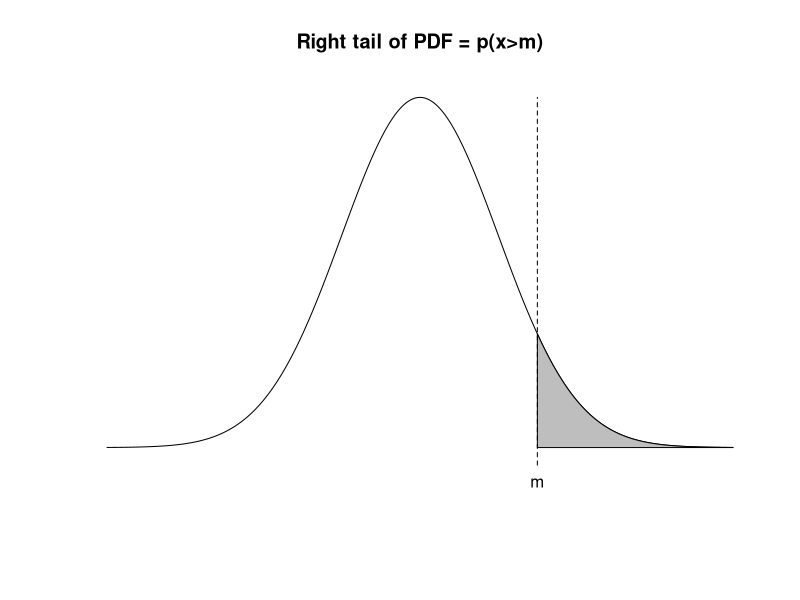
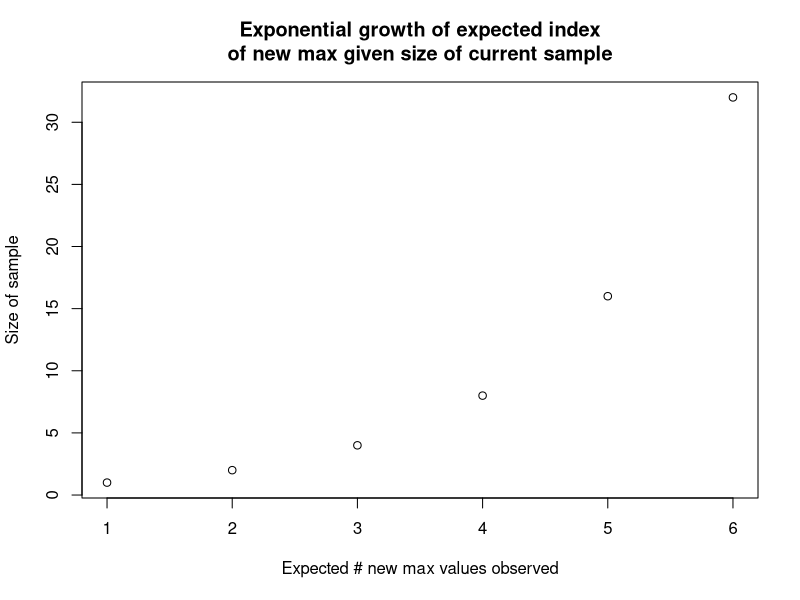
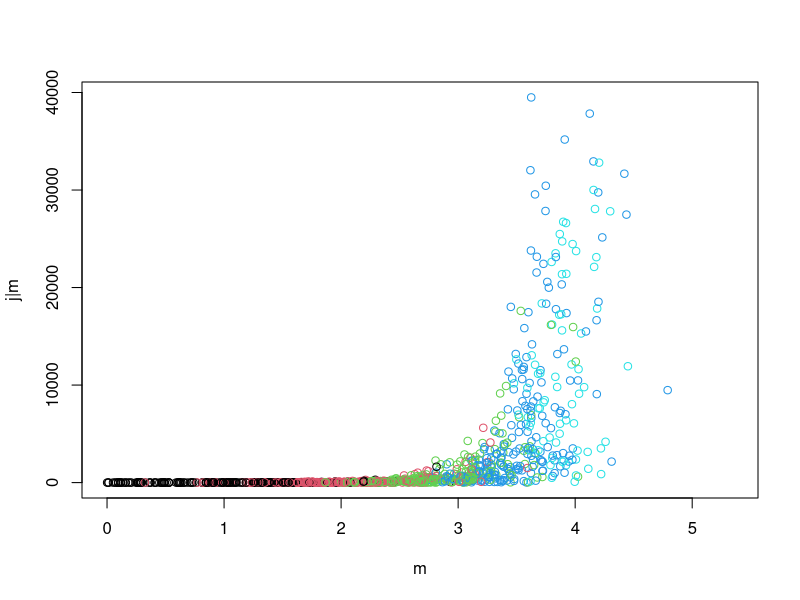
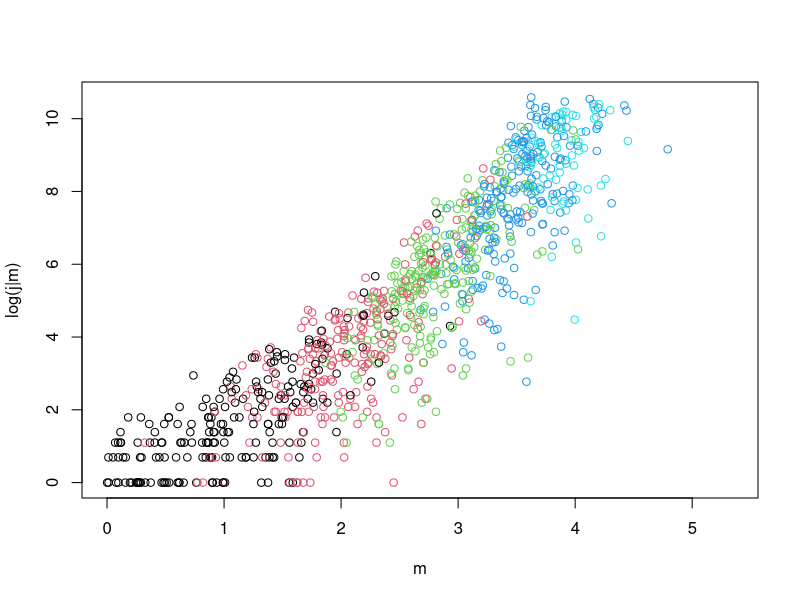
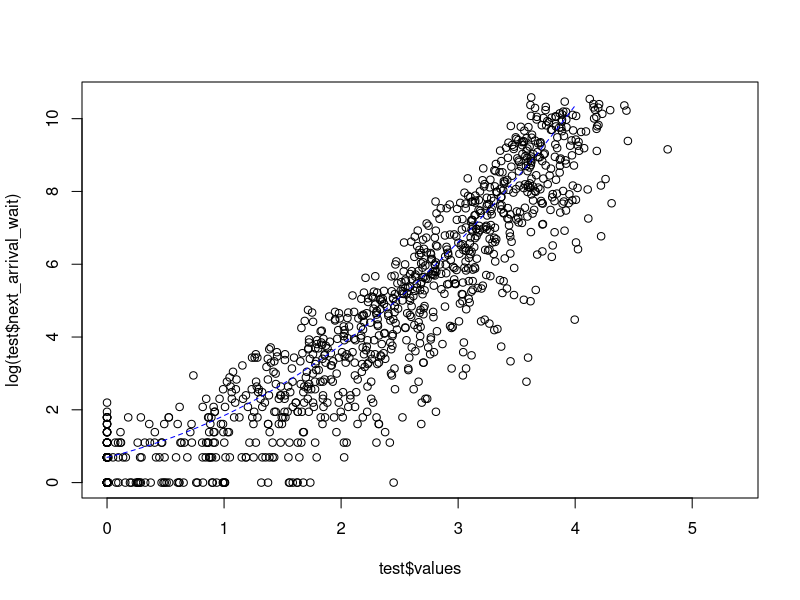
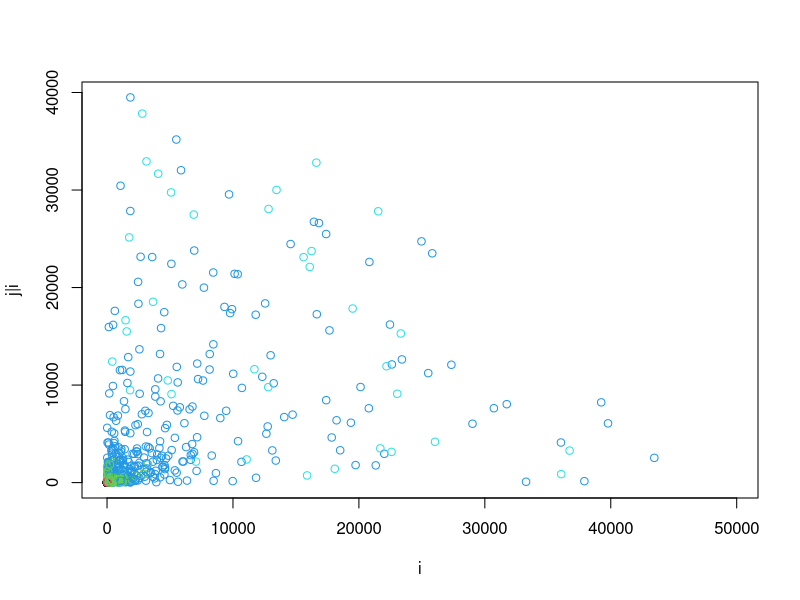
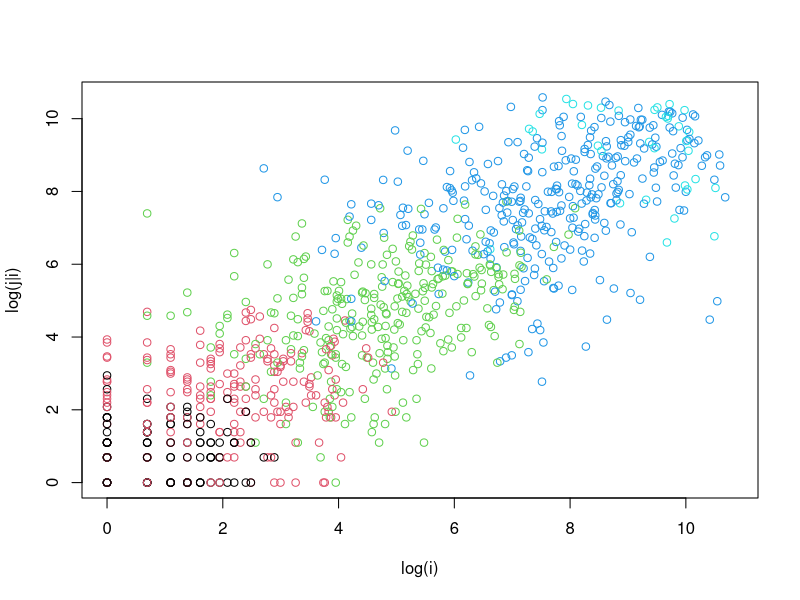
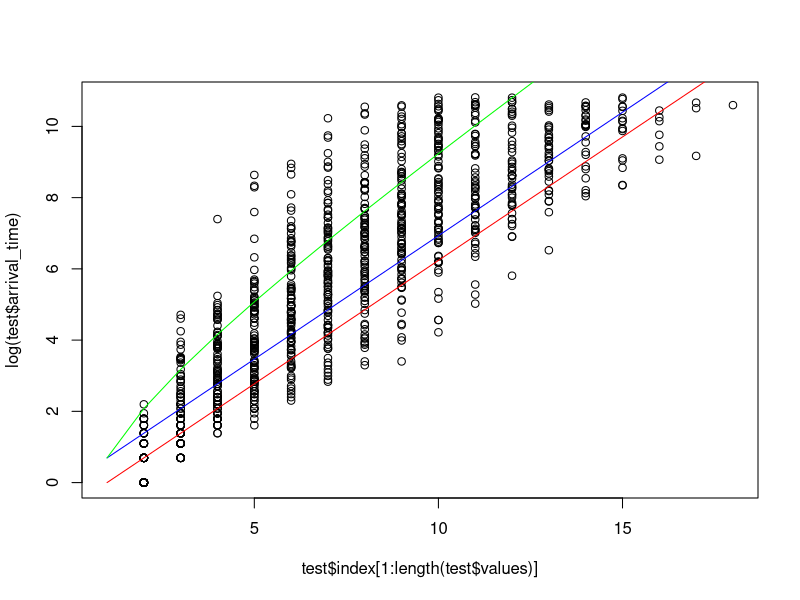

Write the R code that produced these figures, in order.
## ---- chunk 1
xv = seq(-4, 4, .01)
yv = dnorm(xv)
m = 1.5
i=which.max(xv==m)
j=length(xv)
yshift=.1*max(yv)
plot(xv, yv, type='l', xlab="", ylab="", axes=0, ylim=c(-yshift, max(yv)), main="Right tail of PDF = p(x>m)")
polygon(x=c(xv[i], xv[i:j], xv[j]), y= c(0, yv[i:j], 0), col="gray")
#abline(v=m, lty=2)
lines(c(m,m), c(-yshift*.5,max(yv)), lty=2)
#text(m+.5, dnorm(m), 'm')
text(m, -yshift, 'm')
## ---- chunk 2
xv=0:5
plot(1+xv, 2^xv, 
     xlab="Expected # new max values observed", 
     ylab="Size of sample", main="Exponential growth of expected index\nof new max given size of current sample")
## ---- chunk 3
max_val_sim = function(fx, k=1e4){
  x_max = 0 #fx(1)
  # Preallocate storage
  vals = c(0, rep(NA_real_, k))
  arrival = c(0, rep(NA_integer_, k))
  j=1 # This will index into storage vectors
  X = fx(k)
  for(i in 1:k){
    x_new = X[i] 
    if(x_new>x_max){
      j = j + 1
      x_max = x_new
      vals[j] = x_max
      arrival[j] = i
    }
  }
  list(values=vals[1:j], time=arrival[1:j])
}
## ---- chunk 4
max_val_monte_carlo = function(fx=rnorm, # generating distibution
                               reps=2e3, # Number of repeated resample simulations
                               samples=5e4, # Samples drawn during a given simulation
                               est_extreme_per_run = 20 # estimate of number of extreme values hit per simulation. Performance parameter. Can basically be any arbitrary value.
){
  est_total = est_extreme_per_run*reps # for vector pre-allocation
  indices           = rep(NA_integer_, est_total)
  values            = rep(NA_integer_, est_total)
  arrival_time      = rep(NA_integer_, est_total)
  pre_arrival_wait  = rep(NA_integer_, est_total)
  next_arrival_wait = rep(NA_integer_, est_total) # this will end up being 1 shorter than other storage vectors
  j=0 # to index into storage vectors
  for(i in 1:reps){
    sim = max_val_sim(fx, k=samples)
    m = length(sim$time)
    # Calculate pre-arrival wait (time since last max observed)
    sim_paw = c(sim$time[1], sim$time[2:m]-sim$time[1:(m-1)])
    # Calculate wait to next... This is basically the same as above, just shifted. Probably redundant to even store this.
    sim_naw = c(sim_paw[2:m], NA)
    
    while(j+m > length(arrival_time)){
      print("growing storage vectors...")
      indices           = c(indices,          rep(NA_integer_, est_total))
      values            = c(values,           rep(NA_integer_, est_total))
      arrival_time      = c(arrival_time,     rep(NA_integer_, est_total))
      pre_arrival_wait  = c(pre_arrival_wait, rep(NA_integer_, est_total))
      next_arrival_wait = c(                  rep(NA_integer_, est_total))
    }
    
    # Store outcome of simulation iteration
    j=j+1
    j2=j+m-1
    indices[j:j2]            = seq_along(sim$values)
    values[j:j2]             = sim$values
    arrival_time[j:j2]       = sim$time
    pre_arrival_wait[j:j2]   = sim_paw
    next_arrival_wait[j:j2]  = sim_naw
    j=j2
  }
  # Flush NAs
  arrival_time = arrival_time[!is.na(arrival_time)]
  m = length(arrival_time)
  indices           = indices[1:m] 
  values            = values[1:m] 
  pre_arrival_wait  = pre_arrival_wait[1:m]
  next_arrival_wait = next_arrival_wait[1:m]
  
  # Return
  list(values=values, arrival_time=arrival_time, pre_arrival_wait=pre_arrival_wait, next_arrival_wait=next_arrival_wait, index=indices)
}
## ---- chunk 5
set.seed(123)
system.time(test <- max_val_monte_carlo(reps=1e2)) # 100reps->5s, 1e3->50s
## ---- chunk 6
plot(test$values, test$next_arrival_wait, 
     col=(1+floor(log10(test$arrival_time))),
     xlab="m",
     ylab="j|m"
     )
## ---- chunk 7
plot(test$values, log(test$next_arrival_wait), 
     col=(1+floor(log10(test$arrival_time))),
     xlab="m",
     ylab="log(j|m)"
     )
## ---- chunk 8
expected_wait_time = function(x, cdf=pnorm){
  (1-cdf(x))^-1
}
xv = seq(0,4,.001)
#plot(test$values, test$next_arrival_wait)
#lines(xv, expected_wait_time(xv), lty=2, col='blue')

plot(test$values, log(test$next_arrival_wait))
lines(xv, log(expected_wait_time(xv)), lty=2, col='blue')
## ---- chunk 9
plot(test$arrival_time, test$next_arrival_wait, 
     col=(1+floor(test$values)),
     xlab="i",
     ylab="j|i"
     )
## ---- chunk 10
plot(log(test$arrival_time), log(test$next_arrival_wait), 
     col=(1+floor(test$values)),
     xlab="log(i)",
     ylab="log(j|i)"
     )

## ---- chunk 11
xv = 1:20
plot(test$index[1:length(test$values)], log(test$arrival_time))
lines(xv, log(2^(xv)), col="blue")
lines(xv, log(2^(xv-1)), col="red")
lines(xv, log(xv*2^(xv)), col="green")
## ---- chunk 12
max_sim_given_n = function(n, reps, fx=rnorm, values=FALSE, mu=TRUE, sigma=TRUE){
  replicate(reps, max(fx(n)))
}
## ---- chunk 13
plot(0,0, 
     type='n', 
     xlim=c(0,5), 
     ylim=c(0,2), 
     xlab='x',
     ylab='p(x=X_(n))', 
     main="Distribution of max(X_(n))\nfor increasing values of n"
     )
system.time( sapply(1:4,function(x) lines(density(max_sim_given_n(10^x, 5e3)), col=x)) )
legend('topleft', paste("n=10^", 1:4), lty=1, col=1:4  )
## ---- chunk 14
#totx=2e3, reps=2e2 -> 85.63 seconds
#totx=1e3, reps=2e2 -> 15.29 seconds
#totx=1e3, resp=1e2 ->  7.8 seconds
#totx=1e2, reps=1e2 ->  0.14 seconds
totx = 1e3 #2e3 
xv = 1:totx
system.time(CI <- sapply(xv, function(x) quantile(max_sim_given_n(x, 2e2), c(.025, .5, .975))))
plot(0,0, type='n', xlab='log(n)', ylab='E[X_(n)]', xlim=c(0,max(log(xv))), ylim=c(0,max(CI)))
lines(log(xv), CI[2,])
lines(log(xv), CI[1,], col='red', lty=2)
lines(log(xv), CI[3,], col='red', lty=2)
## ---- chunk 15
plot(xv, CI[3,]-CI[1,], main="Width of 95% CI for different")
(inter_ci = mean(CI[3,floor(.75*totx):totx]-CI[1,floor(.75*totx):totx]))
abline(h = inter_ci, col='blue', lty=2)
## ---- chunk 16
plot(log(xv), CI[3,]-CI[1,])
## ---- chunk 17
j_est = 1/(1-pnorm(CI))
plot(xv,j_est[2,], type='l',
     xlab="i", 
     ylab='E[j|i]')

plot(0,0, 
     type='n', 
     xlim=c(0,max(xv)),
     ylim=c(0,max(j_est)),
     xlab="i", 
     ylab='E[j|i]')
lines(xv, j_est[1,], lty=2, col='red')
lines(xv, j_est[2,])
lines(xv, j_est[3,], lty=2, col='red')
## ---- chunk 18
# Upper bound of CI grows rapidly
plot(0,0, 
     type='n', 
     xlim=c(0,max(xv)),
     #xlim=c(0,100), 
     ylim=c(0,max(j_est[,1:100])),
     xlab="i", 
     ylab='j')
lines(xv, j_est[1,], lty=2, col='red')
lines(xv, j_est[2,])
lines(xv, j_est[3,], lty=2, col='red')
## ---- chunk 19
log_j_est = log(1/(1-pnorm(CI)))
plot(0,0, type='n', xlim=c(0,max(xv)), ylim=c(0,max(log_j_est)), xlab="i", ylab='log(j)')
lines(xv, log_j_est[1,], lty=2, col='red')
lines(xv, log_j_est[2,])
lines(xv, log_j_est[3,], lty=2, col='red')
## ---- chunk 20
log_j_est = log(1/(1-pnorm(CI)))
plot(0,0, type='n', xlim=c(0,max(log(xv))), ylim=c(0,max(log_j_est)), xlab="log(i)", ylab='log(j)')
lines(log(xv), log_j_est[1,], lty=2, col='red')
lines(log(xv), log_j_est[2,])
lines(log(xv), log_j_est[3,], lty=2, col='red')
## ---- chunk 21
# overlay with our original simulation
lim_x = max(log(xv))
log_arr = log(test$arrival_time)
plot(log_arr[log_arr<=lim_x], log(test$next_arrival_wait)[log_arr<=lim_x], 
     #col=(1+floor(test$values)),
     xlab="log(i)",
     ylab="log(j|i)",
     xlim=c(0,lim_x)
     )
lines(log(xv), log_j_est[1,], lty=2, col='red')
lines(log(xv), log_j_est[2,], lty=2, col='blue')
lines(log(xv), log_j_est[3,], lty=2, col='red')
## ---- chunk 22
mc_int = function(fx, xrange=c(0,1), ymin = 0, ymax=NA, iters=1e6, trace=FALSE){
  xmin = min(xrange); xmax = max(xrange)
  if(is.na(ymax)){
    xv = seq(xmin, xmax, length.out=1e4)
    yrange = fx(xv)
    ymax = max(yrange)*1.25
  } 
  Ux = runif(iters, xmin, xmax)
  Uy = runif(iters, ymin, ymax)
  Y  = fx(Ux)
  test =  Uy < Y
  A = (xmax-xmin) * (ymax-ymin)
  outv = list(estimate = mean(test)*A)
  if(trace) outv$trace = cumsum(test)*A/seq_along(test)
  outv
}
## ---- chunk 23
# MC Integration demo using identity function
plot(mc_int(function(x) 1, ymax=4, trace=TRUE, iters=1e3)$trace, type='l')
## ---- chunk 24
# x *  n * F(X)^(n-1) * f(x)
exp_integral = function(x, n){
  x * n * pnorm(x)^(n-1) * dnorm(x)
}

# 7s for 1e3 and 5e3
system.time(
  test <- sapply(1:1e3, function(n) 
    mc_int(function(x) exp_integral(x,n), xrange=c(-5,5), iters=5e3)$estimate
    )
)

plot(test, type='l')
plot(log(seq_along(test)), test, type='l')
## ---- chunk 25
j_est2 = 1/(1-pnorm(test))
plot(seq_along(j_est2),j_est2, type='l',
     xlab="i", 
     ylab='E[j|i]')
## ---- chunk 26
plot(log(seq_along(j_est2)), log(j_est2), type='l',
     xlab="log(i)", 
     ylab='log(E[j|i])')
lines(log(xv), log_j_est[1,], lty=2, col='red')
lines(log(xv), log_j_est[2,], lty=2, col='blue')
lines(log(xv), log_j_est[3,], lty=2, col='red')
## ---- chunk 27
xv = 10^(1:10)
system.time(
  test2 <- sapply(xv, function(n) 
    mc_int(function(x) exp_integral(x,n), xrange=c(-20,20), iters=1e6)$estimate
    )
)
plot(xv, test2, log="x")
## ---- chunk 28
xv = seq(-4,4, length.out=1e5)
test = pnorm(xv)^20

N=1:20
q=c(.025, .5, .975)
test = sapply(N, function(n) pnorm(xv)^n)
CI = apply(test, 2, function(x) sapply(q, function(qi) xv[which.min(qi>x)]))
plot(0, 0, type='n', xlim=c(min(N), max(N)), ylim=c(min(CI), ylim=max(CI)))
lines(N, CI[1,], col='red', lty=2)
lines(N, CI[2,])
lines(N, CI[3,], col='red', lty=2)
## ---- chunk 29
CI2 = 1/(1-pnorm(CI))
plot(0, 0, type='n', 
     xlim=c(min(N), max(N)), 
     ylim=c( min(CI2), max(CI2) )
     )
#plot(c( min(N),   max(N)   ), 
#     c( min(CI2), max(CI2) ), 
#     type='n', 
#     )

lines(N, CI2[1,], col='red', lty=2)
lines(N, CI2[2,])
lines(N, CI2[3,], col='red', lty=2)
